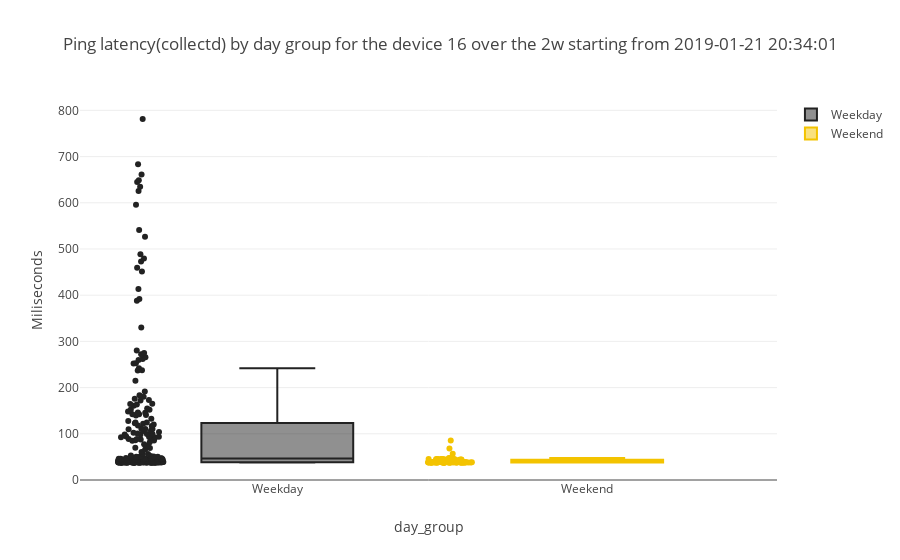

Notebook source saved alongside this figure:
### Code cell
device_number=16
subset=ping_hourly_dataframe[ping_hourly_dataframe["SK_PI"]==device_number]
simple_boxplot(dataframe=subset,plot_value='mean',sort_value='day_group',
               title="Ping latency(collectd) by day group for the device "+str(device_number)+" over the "+time_interval+" starting from "+starting_point,
               ytitle="Miliseconds",jitter=True)

### Figure 1 — Plotly figure (JSON) as saved in the notebook; plotly's stock layout.template omitted (floating-point values rounded to 4 significant figures; data arrays with more than 128 entries replaced by an {"elided": "..."} marker saying what was removed)
{"data": [{"boxpoints": "all", "jitter": 0.3, "marker": {"color": "222222"}, "name": "Weekday", "pointpos": -1.8, "type": "box", "y": {"elided": "248 float values"}}, {"boxpoints": "all", "jitter": 0.3, "marker": {"color": "F3C300"}, "name": "Weekend", "pointpos": -1.8, "type": "box", "y": [45.22, 37.9, 38.3, 45.58, 39.06, 38.36, 38.55, 43.93, 38.79, 38.4, 38.23, 45.46, 38.55, 37.98, 45.77, 39.44, 40.95, 38.27, 45.18, 43.93, 40.8, 43.4, 47.5, 38.26, 38.38, 42.03, 38.25, 37.9, 37.98, 44.16, 37.94, 38.17, 38.0, 42.49, 37.9, 38.13, 37.85, 46.68, 37.87, 38.32, 45.17, 38.8, 38.04, 37.93, 45.39, 38.4, 38.03, 37.87, 85.7, 38.21, 45.74, 39.99, 38.7, 47.86, 38.03, 38.45, 38.18, 44.58, 38.09, 38.06, 38.11, 40.27, 37.99, 68.08, 38.27, 45.49, 38.34, 38.07, 44.5, 38.25, 37.95, 37.81, 43.02, 37.78, 37.9, 38.04, 44.4, 37.93, 37.86, 42.72, 37.87, 37.81, 37.84, 41.95, 37.84, 38.8, 37.85, 44.16, 37.99, 38.39, 45.34, 38.11, 56.85, 38.14, 45.35, 37.82]}], "layout": {"title": "Ping latency(collectd) by day group for the device 16 over the 2w starting from 2019-01-21 20:34:01", "xaxis": {"title": "day_group"}, "yaxis": {"rangemode": "tozero", "title": "Miliseconds"}}}
